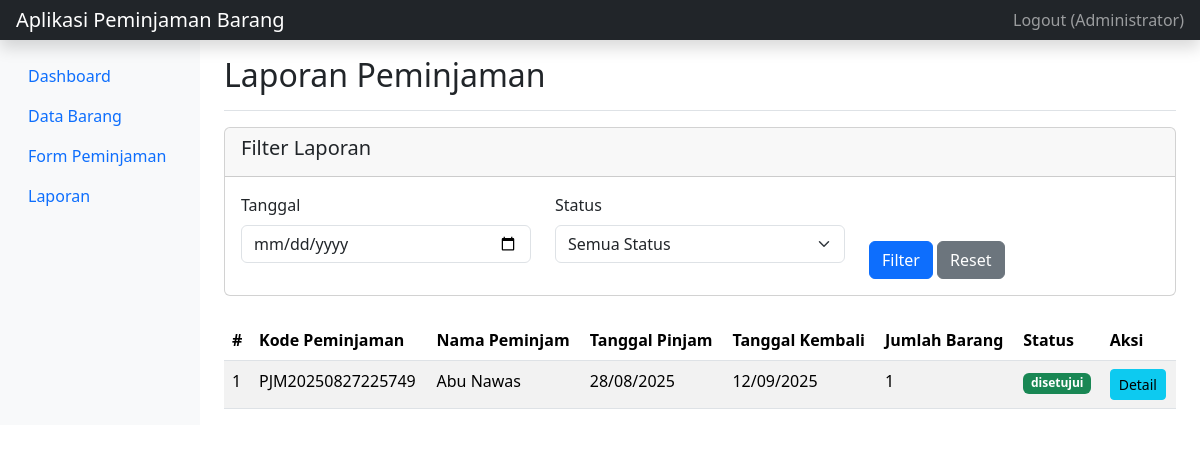
Screenshot of /laporan.php (signed in) with the database file from the repository.
### tables this page shows
CREATE TABLE `peminjaman` (
  `id` int(11) NOT NULL,
  `kode_peminjaman` varchar(20) NOT NULL,
  `nama_peminjam` varchar(100) NOT NULL,
  `nomor_identitas` varchar(50) NOT NULL,
  `instansi` varchar(100) DEFAULT NULL,
  `no_telepon` varchar(20) DEFAULT NULL,
  `email` varchar(100) DEFAULT NULL,
  `tanggal_pinjam` date NOT NULL,
  `tanggal_kembali` date NOT NULL,
  `status` enum('menunggu','disetujui','ditolak','selesai') DEFAULT 'menunggu',
  `catatan` text DEFAULT NULL,
  `created_at` timestamp NOT NULL DEFAULT current_timestamp()
);

### laporan.php (the view, shortened to what this page needs)
<?php
$database = new Database();
$db = $database->getConnection();
$filter_tanggal = isset($_GET['filter_tanggal']) ? $_GET['filter_tanggal'] : '';
$query = "SELECT p.*, COUNT(d.id) as jumlah_barang
          FROM peminjaman p
          LEFT JOIN detail_peminjaman d ON p.id = d.id_peminjaman
          WHERE 1=1";
$query .= " GROUP BY p.id ORDER BY p.created_at DESC";
$stmt = $db->prepare($query);
$stmt->execute();
$peminjaman = $stmt->fetchAll(PDO::FETCH_ASSOC);
?>
<!DOCTYPE html>
<html lang="id">
<head>
    <link href="assets/css/bootstrap.min.css" rel="stylesheet">
</head>
<body>
    <?php include "components/header.php"; ?>
    <div class="container-fluid">
        <div class="row">
            <?php include "components/sidebar.php"; ?>
            <main class="col-md-9 ms-sm-auto col-lg-10 px-md-4">
                <div class="d-flex justify-content-between flex-wrap flex-md-nowrap align-items-center pt-3 pb-2 mb-3 border-bottom">
                    <h1 class="h2">Laporan Peminjaman</h1>
                </div>
                <div class="card mb-4">
                    <div class="card-header">
                        <h5>Filter Laporan</h5>
                    </div>
                    <div class="card-body">
                        <form method="GET" action="">
                            <div class="row">
                                <div class="col-md-4">
                                    <div class="mb-3">
                                        <label for="filter_tanggal" class="form-label">Tanggal</label>
                                        <input type="date" class="form-control" id="filter_tanggal" name="filter_tanggal" value="<?php echo $filter_tanggal; ?>">
                                    </div>
                                </div>
                                <div class="col-md-4">
                                    <div class="mb-3">
                                        <label for="filter_status" class="form-label">Status</label>
                                        <select class="form-select" id="filter_status" name="filter_status">
                                            <option value="">Semua Status</option>
                                        </select>
                                    </div>
                                </div>
                                <div class="col-md-4 align-self-end">
                                    <button type="submit" class="btn btn-primary">Filter</button>
                                    <a href="laporan.php" class="btn btn-secondary">Reset</a>
                                </div>
                            </div>
                        </form>
                    </div>
                </div>
                <div class="table-responsive">
                    <table class="table table-striped table-hover">
                        <thead>
                            <tr>
                                <th>#</th>
                                <th>Kode Peminjaman</th>
                                <th>Nama Peminjam</th>
                                <th>Tanggal Pinjam</th>
                                <th>Tanggal Kembali</th>
                                <th>Jumlah Barang</th>
                                <th>Status</th>
                                <th>Aksi</th>
                            </tr>
                        </thead>
                        <tbody>
                            <?php if (count($peminjaman) > 0): ?>
                            <?php foreach ($peminjaman as $index => $item): ?>
                            <tr>
                                <td><?php echo $index + 1; ?></td>
                                <td><?php echo $item['kode_peminjaman']; ?></td>
                                <td><?php echo $item['nama_peminjam']; ?></td>
                                <td><?php echo date('d/m/Y', strtotime($item['tanggal_pinjam'])); ?></td>
                                <td><?php echo date('d/m/Y', strtotime($item['tanggal_kembali'])); ?></td>
                                <td><?php echo $item['jumlah_barang']; ?></td>
                                <td>
                                    <span class="badge bg-<?php
                                    switch($item['status']) {
                                        case 'disetujui': echo 'success'; break;
                                    }
                                    ?>">
                                        <?php echo $item['status']; ?>
                                    </span>
                                </td>
                                <td>
                                    <a href="peminjaman_detail.php?id=<?php echo $item['id']; ?>" class="btn btn-sm btn-info">Detail</a>
                                </td>
                            </tr>
                            <?php endforeach; ?>
                            <?php else: ?>
                            <tr>
                                <td colspan="8" class="text-center">Tidak ada data peminjaman</td>
                            </tr>
                            <?php endif; ?>
                        </tbody>
                    </table>
                </div>
            </main>
        </div>
    </div>
</body>
</html>

### rows the page displays
peminjaman: kode_peminjaman "PJM20250827225749", nama_peminjam "Abu Nawas", tanggal_pinjam "28/08/2025", tanggal_kembali "12/09/2025", jumlah_barang "1", status "disetujui"

### other values shown
$_SESSION['nama_lengkap'] "Administrator"
